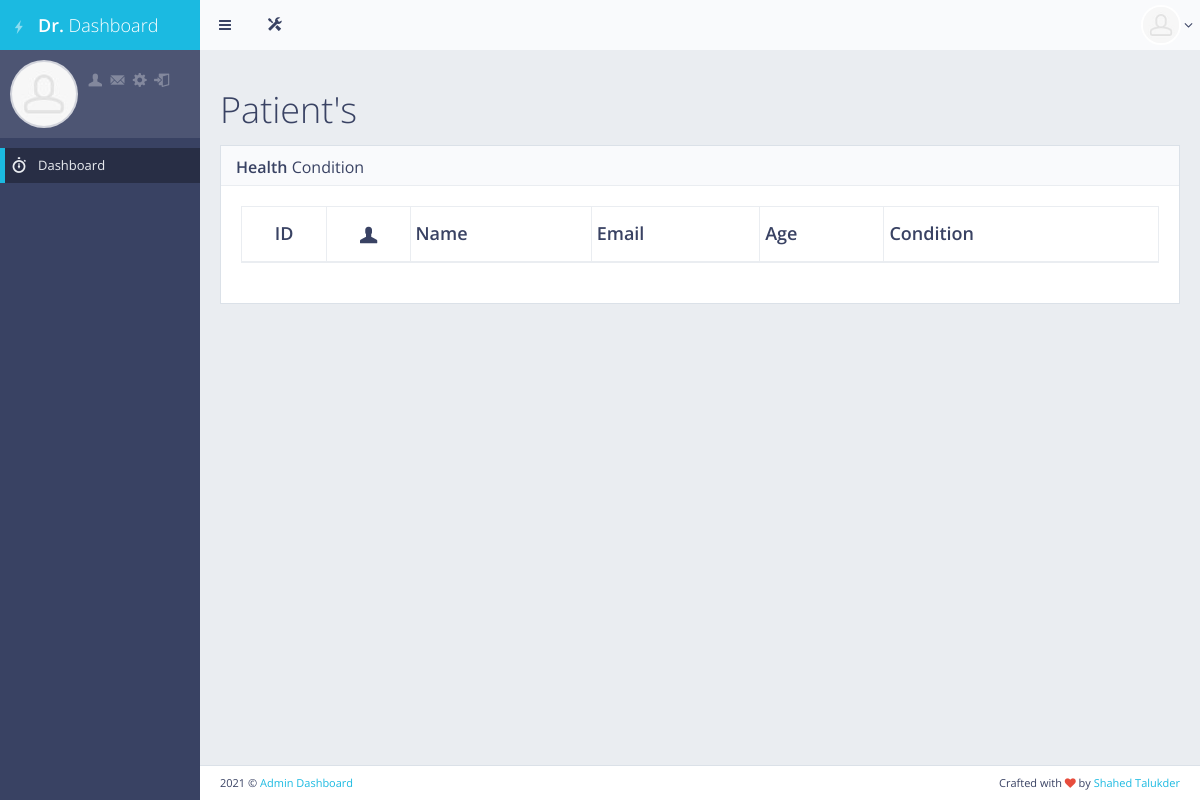
The page /doctor/ on the database as committed earlier.
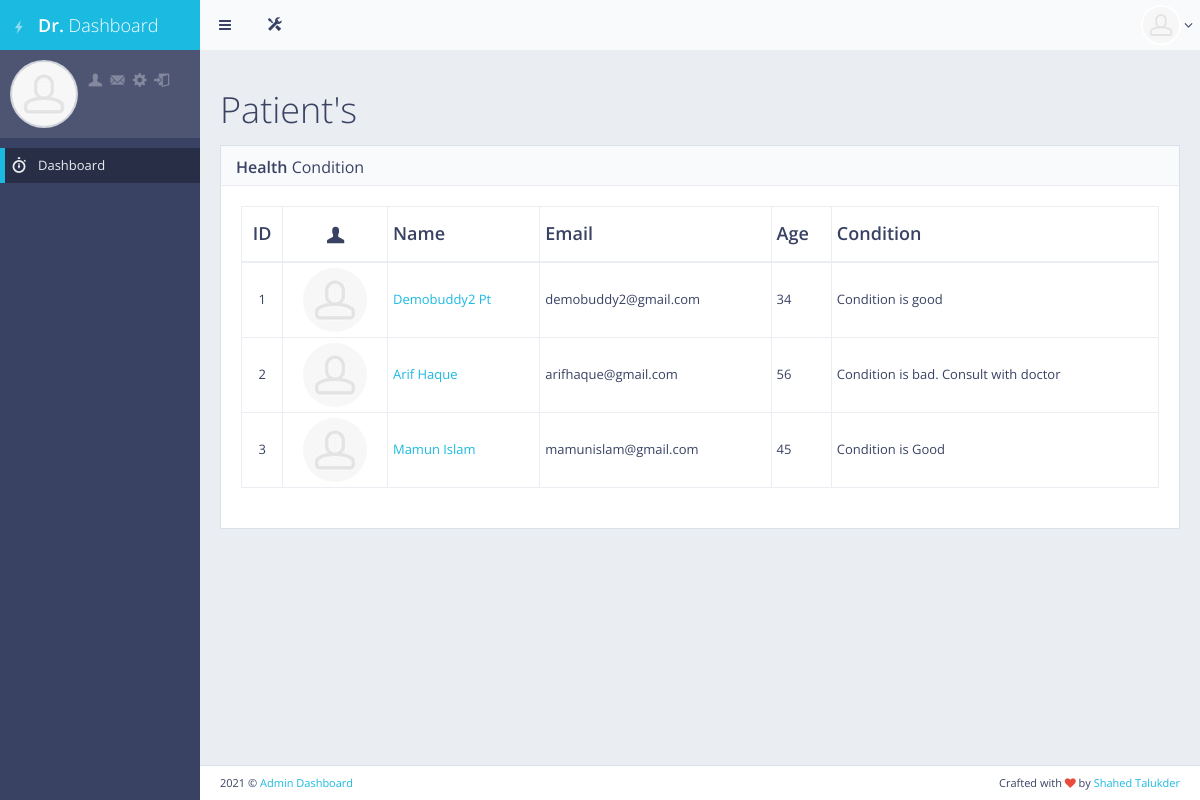
The same page on the database as committed later.
### main/models.py (models this page shows, shortened)
class PatientCondition(models.Model):
    patient = models.OneToOneField(Patient, on_delete=models.CASCADE)
    condition = models.CharField(max_length=120)

class Patient(models.Model):
    user = models.OneToOneField(User, on_delete=models.CASCADE)

class User(AbstractBaseUser, PermissionsMixin):
    email = models.EmailField(max_length=255, unique=True)
    first_name = models.CharField(max_length=100)
    last_name = models.CharField(max_length=100)
    age = models.IntegerField(default=0)
    address = models.CharField(max_length=250)
    profile_image = models.ImageField(upload_to="profile_image/", blank=True)
    is_active = models.BooleanField(default=True)
    is_doctor = models.BooleanField(default=False)
    is_patient= models.BooleanField(default=False)
    is_staff = models.BooleanField(default=False)
    date_joined = models.DateTimeField(default=timezone.now)
    USERNAME_FIELD = 'email'
    REQUIRED_FIELDS = ['first_name','last_name']
    objects = CustomUserManager()
    class Meta:
        ordering = ['date_joined']
        db_table = "base_user"

### main/views.py (the view)
# urls.py: path('doctor/', views.doctorhome, name="doctorhome"),
def doctorhome(request):
    patient = Patient.objects.all()
    condition = PatientCondition.objects.all()
    context = {
        'title': "Doctor Porta | Covid",
        'patients': condition,
    }
    return render(request, 'doctor.html', context)

### main/templates/doctor.html
{%extends 'doctorbase.html'%}
{%load static%}
{%block main_content%}
<div id="page-content">
    <h1>Patient's</h1>
    <div class="block full">
        <div class="block-title">
            <h2><strong>Health</strong> Condition</h2>
        </div>
        <div class="table-responsive">
            <table id="example-datatable" class="table table-vcenter table-condensed table-bordered">
                <thead>
                    <tr>
                        <th class="text-center">ID</th>
                        <th class="text-center"><i class="gi gi-user"></i></th>
                        <th>Name</th>
                        <th>Email</th>
                        <th>Age</th>
                        <th>Condition</th>
                    </tr>
                </thead>
                <tbody>
                    {%for i in patients%}
                    <tr>
                        <td class="text-center">{{i.pk}}</td>
                        <td class="text-center"><img src="{%static 'backend/'%}img/placeholders/avatars/avatar15.jpg" alt="avatar" class="img-circle"></td>
                        <td><a href="{%url 'patientcondition' id=i.pk %}">{{i.patient.user.first_name | title}} {{i.patient.user.last_name | title}}</a></td>
                        <td><span class="text-center">{{i.patient.user.email}}</span></td>
                        <td><span class="text-center">{{i.patient.user.age}}</span></td>
                        <td><span class="text-center">{{i.condition}}</span></td>
                    </tr>
                    {%endfor%}
                </tbody>
            </table>
        </div>
    </div>
</div>
{%endblock main_content%}

### main/templates/doctorbase.html (shortened to what this page needs)
<!DOCTYPE html> {%load static%}
<html class="no-js" lang="en">
<head>
    <link rel="stylesheet" href="{% static 'backend/' %}css/bootstrap.min.css">
    <link rel="stylesheet" href="{% static 'backend/' %}css/plugins.css">
    <link rel="stylesheet" href="{% static 'backend/' %}css/main.css">
    <link rel="stylesheet" href="{% static 'backend/' %}css/themes.css">
</head>
<body>
    <div id="page-wrapper">
        <div id="page-container" class="sidebar-partial sidebar-visible-lg sidebar-no-animations">
            <div id="sidebar">
                <div id="sidebar-scroll">
                    <div class="sidebar-content">
                        <a href="{%url 'doctorhome'%}" class="sidebar-brand">
                                <i class="gi gi-flash"></i><span class="sidebar-nav-mini-hide"><strong>Dr. </strong>Dashboard</span>
                        </a>
                        <div class="sidebar-section sidebar-user clearfix sidebar-nav-mini-hide">
                            <div class="sidebar-user-avatar">
                                <a href="{%url 'doctorhome'%}">
                                    <img src="{% static 'backend/' %}img/placeholders/avatars/avatar2.jpg" alt="avatar">
                                </a>
                            </div>
                            <div class="sidebar-user-links">
                                <a href="{%url 'doctorhome'%}" data-toggle="tooltip" data-placement="bottom" title="Profile"><i class="gi gi-user"></i></a>
                                <a href="{%url 'doctorhome'%}" data-toggle="tooltip" data-placement="bottom" title="Report"><i class="gi gi-envelope"></i></a>
                                <a href="{%url 'doctorhome'%}" class="enable-tooltip" data-placement="bottom" title="Edit Profile"><i class="gi gi-cogwheel"></i></a>
                                <a href="{%url 'mylogout'%}" data-toggle="tooltip" data-placement="bottom" title="Logout"><i class="gi gi-exit"></i></a>
                            </div>
                        </div>
                        <ul class="sidebar-nav">
                            <li>
                                <a href="{%url 'doctorhome'%}" class=" active"><i class="gi gi-stopwatch sidebar-nav-icon"></i><span class="sidebar-nav-mini-hide">Dashboard</span></a>
                            </li>
                        </ul>
                    </div>
                </div>
            </div>
            <div id="main-container">
                <header class="navbar navbar-default">
                    <ul class="nav navbar-nav-custom">
                        <li>
                            <a href="javascript:void(0)" onclick="App.sidebar('toggle-sidebar');this.blur();">
                                <i class="fa fa-bars fa-fw"></i>
                            </a>
                        </li>
                        <li class="dropdown">
                            <a href="javascript:void(0)" class="dropdown-toggle" data-toggle="dropdown">
                                <i class="gi gi-settings"></i>
                            </a>
                        </li>
                    </ul>
                    <ul class="nav navbar-nav-custom pull-right">
                        <li class="dropdown">
                            <a href="javascript:void(0)" class="dropdown-toggle" data-toggle="dropdown">
                                <img src="{% static 'backend/' %}img/placeholders/avatars/avatar2.jpg" alt="avatar"> <i class="fa fa-angle-down"></i>
                            </a>
                        </li>
                    </ul>
                </header>
                {%block main_content%}{%endblock main_content%}
                <footer class="clearfix">
                    <div class="pull-right">
                        Crafted with <i class="fa fa-heart text-danger"></i> by <a href="http://facebook.com/shahed.talukder32" target="_blank">Shahed Talukder</a>
                    </div>
                    <div class="pull-left">
                        <span><script>document.write(new Date().getFullYear())</script></span> &copy; <a href="#" target="_blank">Admin Dashboard</a>
                    </div>
                </footer>
            </div>
        </div>
    </div>
</body>
</html>

Rows that differ between the two databases and show on the page:
added PatientCondition: pk "1", patient.user.first_name "Demobuddy2", patient.user.last_name "Pt", patient.user.email "demobuddy2@gmail.com", patient.user.age "34", condition "Condition is good"
added PatientCondition: pk "2", patient.user.first_name "Arif", patient.user.last_name "Haque", patient.user.email "arifhaque@gmail.com", patient.user.age "56", condition "Condition is bad. Consult with doctor"
added PatientCondition: pk "3", patient.user.first_name "Mamun", patient.user.last_name "Islam", patient.user.email "mamunislam@gmail.com", patient.user.age "45", condition "Condition is Good"
